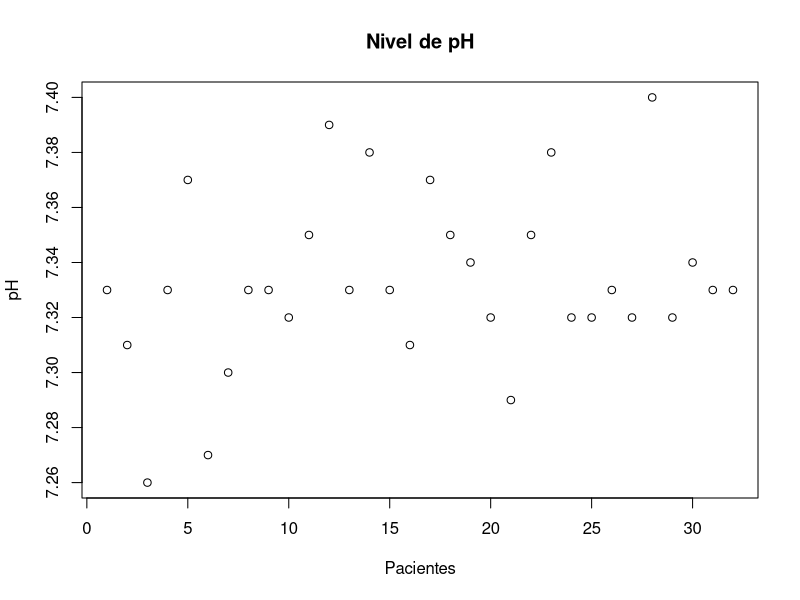
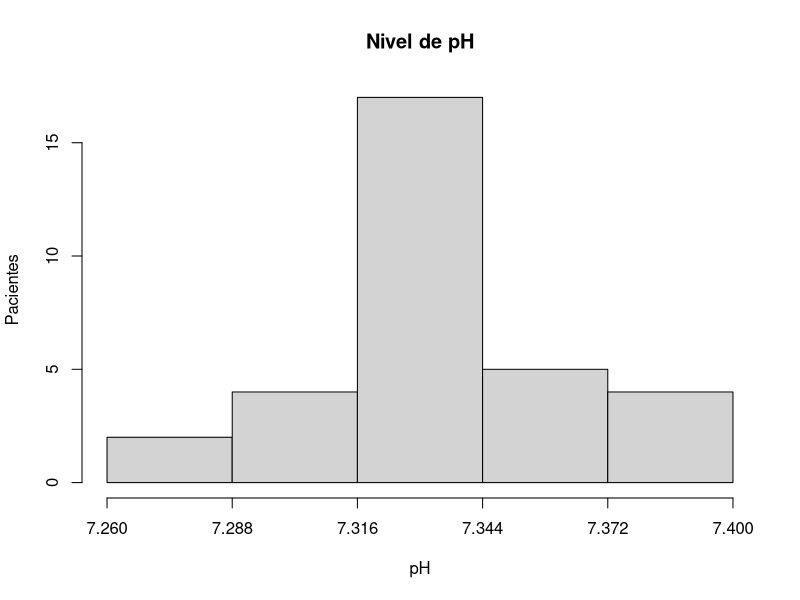

These figures' R source, in order:
datos<- c(7.33,7.31,7.26,7.33,7.37,7.27,7.30,7.33,7.33,7.32,7.35,7.39,7.33,7.38,7.33,7.31,7.37,7.35,7.34,7.32,7.29,7.35,7.38,7.32,7.32,7.33,7.32,7.40,7.32,7.34,7.33,7.33)

datos_or<-datos

#defino max y minimo para el tamano del intervalo
max<-max(datos)
min<-min(datos)
# tamano intervalo
len_intervalo <- (max-min)/5

#inicio el actual como el minimo
actual<-min+len_intervalo
#inicio un vector vacio
intervalos<-vector()

for(i in 1:5){
  #creo un vector de intervalos para luego evaluar los rangos
  intervalos<-c(intervalos,actual)
  actual<-actual+len_intervalo
}

# ordeno los datos para contar mejor
datos<-sort(datos)
#vector donde se cuenta frecuencia
frecuencia<-c(rep(0,5))
#indice para saber con que intervalo comparo
indice_comp<-1
#indice dato
d<-1

while(d<=length((datos))){
  if(datos[d]<=intervalos[indice_comp]){
    frecuencia[indice_comp]<-frecuencia[indice_comp]+1
    d<-d+1
  }else{
    indice_comp<-indice_comp+1
  }
}

nombres<-vector()

for(i in intervalos){
  nombres<-c(nombres,paste(c(i-len_intervalo,i),collapse = " - "))
}

a<-intervalos
b<-frecuencia

#tabla de frecuencias
x<-a
absoluta<-b
absoluta_acumulada <- cumsum(b)
frecuencia_relativa<-b/sum(b)
relativa_acumulada <- cumsum(b/sum(b))
cbind(x,absoluta,absoluta_acumulada,frecuencia_relativa, relativa_acumulada)

datos<- datos_or

# medidas de tendencia central
summary(datos)

#medidas de desviacion
sd(datos)
var(datos)

#grafico de dispersion
plot(datos,main="Nivel de pH",xlab="Pacientes",ylab="pH")


ancho_clase=c(min(datos),intervalos)

#histograma de frecuencias
hist(datos,breaks = ancho_clase,xlim=c(min(datos),max(datos)),xaxt="n",main="Nivel de pH",xlab="pH",ylab="Pacientes")
axis(1, ancho_clase,las=1, font=1,cex.axis=1)
#ancho_clase

#conclusiones


